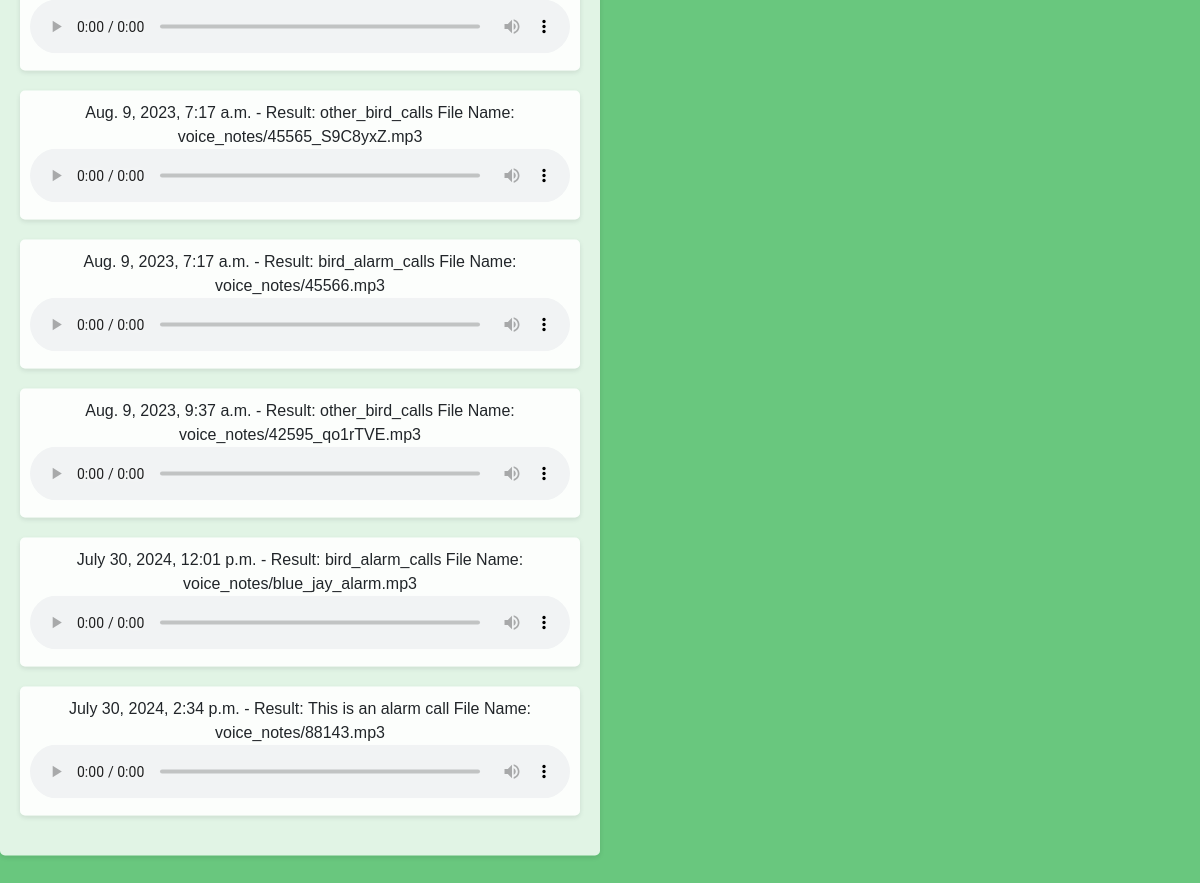
Page /list/ on the committed database.
### voiceapp/models.py (models this page shows, shortened)
class VoiceNote(models.Model):
    audio_file = models.FileField(upload_to='voice_notes/')
    uploaded_at = models.DateTimeField(auto_now_add=True)
    result = models.CharField(max_length=255, default='') # Field for storing the predicted result
    class Meta:
        app_label = 'voiceapp'

### voiceapp/views.py (the view)
# urls.py: path('list/', views.voice_list, name='voice_list')
def voice_list(request):
    voice_notes = VoiceNote.objects.all()
    return render(request, 'voice_list.html', {'voice_notes': voice_notes})

### voiceapp/templates/voice_list.html (shortened to what this page needs)
<!DOCTYPE html>
<html>
    {% load static %}
<head>
    <link rel="stylesheet" href="https://stackpath.bootstrapcdn.com/bootstrap/4.5.2/css/bootstrap.min.css">
</head>
<body>
    <div class="container">
        <ul>
            {% for voice_note in voice_notes %}
            <li>
                {{ voice_note.uploaded_at }} - Result: {{ voice_note.result }}
                File Name: {{ voice_note.audio_file.name }}
                <audio controls>
                    <source src="{{ voice_note.audio_file.url }}" type="audio/mpeg">
                </audio>
            </li>
            {% endfor %}
        </ul>
    </div>
</body>
</html>

### rows in the picture
VoiceNote: uploaded_at "Aug. 9, 2023, 7:17 a.m.", result "other_bird_calls", audio_file.name "voice_notes/45565_S9C8yxZ.mp3"
VoiceNote: uploaded_at "Aug. 9, 2023, 7:17 a.m.", result "bird_alarm_calls", audio_file.name "voice_notes/45566.mp3"
VoiceNote: uploaded_at "Aug. 9, 2023, 9:37 a.m.", result "other_bird_calls", audio_file.name "voice_notes/42595_qo1rTVE.mp3"
VoiceNote: uploaded_at "July 30, 2024, 12:01 p.m.", result "bird_alarm_calls", audio_file.name "voice_notes/blue_jay_alarm.mp3"
VoiceNote: uploaded_at "July 30, 2024, 2:34 p.m.", result "This is an alarm call", audio_file.name "voice_notes/88143.mp3"
